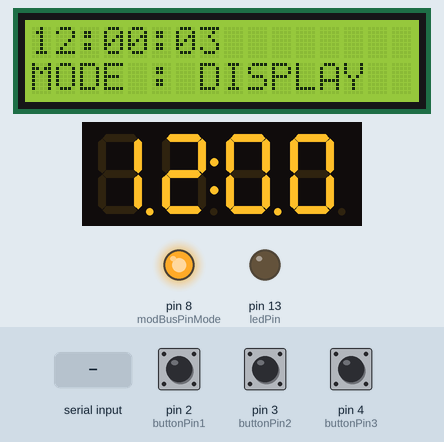
Bench run of a sketch on a simulated Arduino Uno, built with avr-gcc and run on an emulated ATmega328P. Shown: 16×2 character LCD, 4-digit seven-segment display, output pins drawn as LEDs (lit = HIGH). Dashed ring = blinking. The test bench sets the inputs (shaded band); at power-on: pin 2 (buttonPin1) HIGH, pin 3 (buttonPin2) HIGH, pin 4 (buttonPin3) HIGH. What the sketch prints to the serial monitor is not drawn.

Above: at 4.3 s.
4.4 s: pin 2 (buttonPin1) pulled LOW for 0.15 s
At 5.6 s:
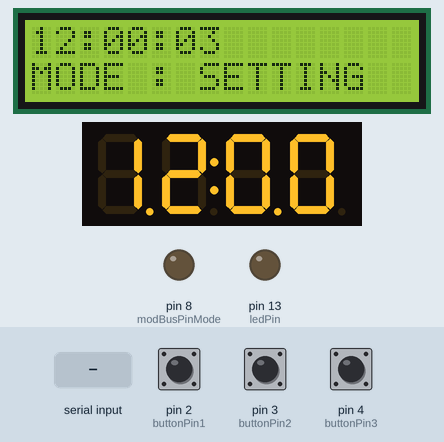
6.1 s: pin 3 (buttonPin2) pulled LOW for 3.2 s
At 9.8 s:
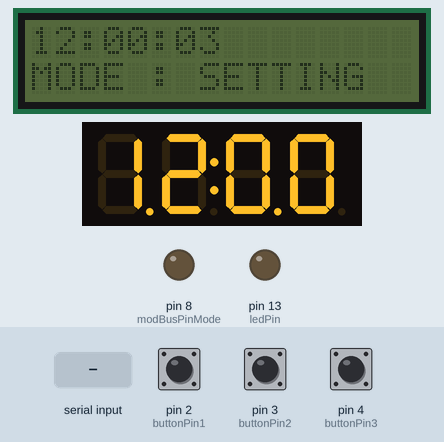
10.8 s: "90,45,200\n" received over the second serial link
At 12.8 s:
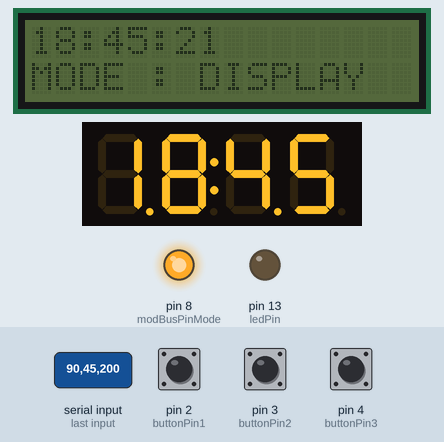
13.8 s: pin 2 (buttonPin1) pulled LOW for 1 s
At 14.12 s:
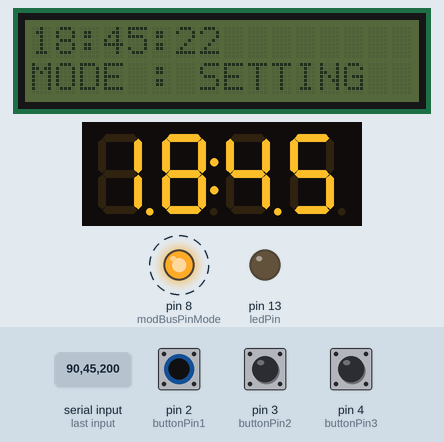
16.3 s: pin 4 (buttonPin3) pulled LOW for 3.2 s
At 20.2 s:
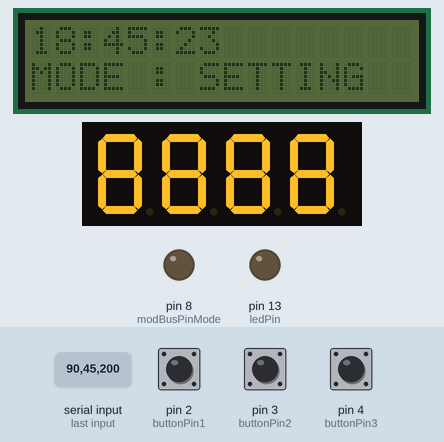
21.0 s: pin 3 (buttonPin2) pulled LOW for 0.15 s
At 22.0 s:
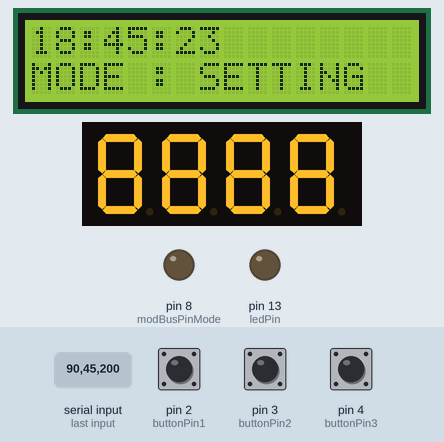
Timing chart, 0 to 23.6 s (numbered marks = the images above; inputs shaded):
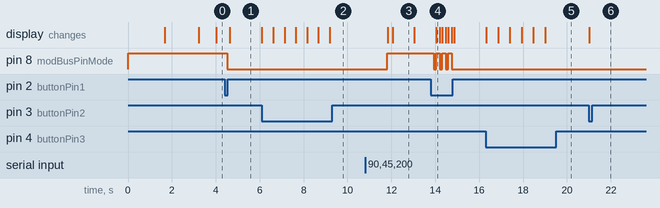

Measured:
- after the input at 4.4 s, pin 8 (modBusPinMode): HIGH → LOW after 0.12 s; the display: changes after 0.24 s (image 1)
- after the input at 6.1 s, the display: changes at once (image 2)
- after the input at 10.8 s, pin 8 (modBusPinMode): LOW → HIGH after 1.0 s; the display: first changes after 1.0 s (image 3 shows a later state)
- after the input at 13.8 s, pin 8 (modBusPinMode): alternates HIGH for 0.16 s and LOW for 0.11 s, 7 changes in all, then stays LOW, starting after 0.13 s; the display: changes after 0.24 s (image 4)
- after the input at 16.3 s, the display: first changes at once (image 5 shows a later state)
- after the input at 21.0 s, the display: changes at once (image 6)
- what the display in image 3 shows lasts 0.9 s, from 12.1 s to 13.0 s

The sketch:

DigiClockArduinoKel2.ino
```cpp
/* Mini Project Sistem Instrumentasi EL3013 K01
 * Nama : David Fauzi / Feroz Fernando
 * NIM  : 13218043 / 13218003
 * Deskripsi : Jam digital menggunakan ISR Overflow Timer ditampilkan pada 7 segment dan LCD serta
 *             HMI menggunakan protokol modbus RS-485 dengan interface yang dibuat menggunakan C#
 */
// Library
#include <SoftwareSerial.h>
#include <TM1637Display.h>
#include <LiquidCrystal_I2C.h>
// Define pin-pin
#define CLK 7              // 7 Seg
#define DIO 6              // 7 Seg
#define modBusPinMode 8    // Enabler modbus transmitter or receiver
#define buttonPin1 2       // button 1, change MODE to DISPLAY or SETTING
#define buttonPin2 3       // button 2, toggle LCD backlight
#define buttonPin3 4       // button 3, toggle 7SEG
#define ledPin LED_BUILTIN // D13
// Inisialisasi
TM1637Display display(CLK, DIO);    // 7SEG
LiquidCrystal_I2C lcd(0x27, 20, 4); // LCD
SoftwareSerial modBus(10, 11);      // MAX485
// Variabel-Variabel
// Waktu
#define defaultHours 11UL
#define defaultMinutes 59UL
#define defaultSeconds 59UL
unsigned long defaultTime = defaultHours * 3600 + defaultMinutes * 60 + defaultSeconds;
unsigned long time = 0;
// MODBUS RS-485
bool mode = 1; // 1 = transmit , 0 = receive
// Button
bool buttonState1 = 0;
bool buttonState2 = 0;
bool buttonState3 = 0;
bool toggleLcd = 1;
bool toggle7Seg = 1;
//Serial
String readSerial;
//Deklarasi fungsi
// Fungsi untuk setup register timer 1 untuk ISR overflow
void setupInterrupt(void);
// Set up LCD dan tampilan awal LCD pada saat pertama kali dihidupkan
void introLcd(void);
// Mode display : Update waktu ke LCD dan 7 Segment
void updateDisplay(void);
// Mode setting : menunggu data RS-485 dari HMI PC untuk setting waktu, button 2 akan toggle nyala LCD,
// dan button 3 akan toggle nyala 7 Segment
void settingClock(void);

void setup()
{
  // setup ISR timer
  setupInterrupt();
  // Pinmode
  pinMode(buttonPin1, INPUT);
  pinMode(buttonPin2, INPUT);
  pinMode(buttonPin3, INPUT);
  pinMode(ledPin, OUTPUT);
  pinMode(modBusPinMode, OUTPUT);
  digitalWrite(modBusPinMode, HIGH);
  // Serial
  Serial.begin(9600);
  modBus.begin(9600);
  // Setup LCD
  introLcd();
  // Setup 7seg, max brightness
  display.setBrightness(0x0f);
  Serial.print("Program Mulai");
}
void loop()
{
  buttonState1 = digitalRead(buttonPin1);
  if (mode)
    updateDisplay();
  else
  {
    settingClock();
  }
  if (!buttonState1)
  {
    mode = !mode;
    digitalWrite(modBusPinMode, mode);
    delay(100);
  }
}

void setupInterrupt(void)
{
  noInterrupts();
  TCCR1A = 0;   // set entire TCCR1A register to 0
  TCCR1B = 0;   // same for TCCR1B
  TCNT1 = 3037; // set preload
  // clock = 16M/256 = 62500 , T = 1/clock = 16u
  // dibutuhkan timer 1s, maka timer counter = (1/16u) -1 = 62499
  // register timer 1 16 bit, nilai max adalah 65536
  // sehingga nilai awal = 65536-62499 = 3037
  TCCR1B |= (1 << CS12);  // 256 prescaller
  TIMSK1 |= (1 << TOIE1); // enable timer overflow interrupt
  interrupts();
}
ISR(TIMER1_OVF_vect)
{               // interrupt dengan frekuensi 1Hz
  TCNT1 = 3037; // set preload
  time++;
  time = time % 86400; //prevent overflow
}

void introLcd(void)
{
  lcd.begin(16, 2);
  lcd.init(); // initialize the lcd
  lcd.backlight();
  lcd.clear();
  lcd.setCursor(0, 0);
  lcd.print("Jam");
  lcd.setCursor(0, 1);
  lcd.print("Digital");
  delay(1500);
  lcd.clear();
  lcd.setCursor(0, 0);
  lcd.print("David Fauzi");
  lcd.setCursor(0, 1);
  lcd.print("Feroz Fernando");
  delay(1500);
  lcd.clear();
}

void updateDisplay(void)
{
  // Konversi waktu ke format jam, menit, dan detik
  unsigned long t = defaultTime + time;
  byte hours = (byte)((t / 3600) % 24);
  byte minutes = (byte)((t / 60) % 60);
  byte seconds = (byte)(t % 60);
  String x = String(hours / 10) + String(hours % 10) + ":" + String(minutes / 10) + String(minutes % 10) +
             ":" + String(seconds / 10) + String(seconds % 10);
  // Update Display LCD
  lcd.setCursor(0, 0);
  lcd.print(x);      // print waktu ke LCD
  modBus.println(x); // kirim data ke RS-485
  Serial.println(x); // Kirim ke Serial Monitor
  lcd.setCursor(0, 1);
  lcd.print("MODE : DISPLAY");
  // Update Display 7SEG
  if (toggle7Seg)
    display.showNumberDecEx(hours * 100 + minutes, 0b11100000, true, 4, 0);
  delay(10);
}

void settingClock(void)
{
  lcd.setCursor(0, 1);
  lcd.print("MODE : SETTING");
  while (modBus.available())
  {
    readSerial = modBus.readString();
    byte h = (readSerial.substring(0, 2)).toInt();
    byte m = (readSerial.substring(3, 5)).toInt();
    byte s = (readSerial.substring(6, 8)).toInt();
    defaultTime = (unsigned long)h * 3600 + (unsigned long)m * 60 + (unsigned long)s; //casting
    time = 0;
    mode = 1;
    digitalWrite(modBusPinMode, mode);
  }
  buttonState2 = digitalRead(buttonPin2);
  buttonState3 = digitalRead(buttonPin3);
  if (!buttonState2)
  {
    if (toggleLcd)
      lcd.noBacklight();
    else
      lcd.backlight();
    toggleLcd = !toggleLcd;
    delay(500);
  }
  if (!buttonState3)
  {
    if (toggle7Seg)
      display.clear();
    else
      display.showNumberDec(8888);
    toggle7Seg = !toggle7Seg;
    delay(500);
  }
}
```
